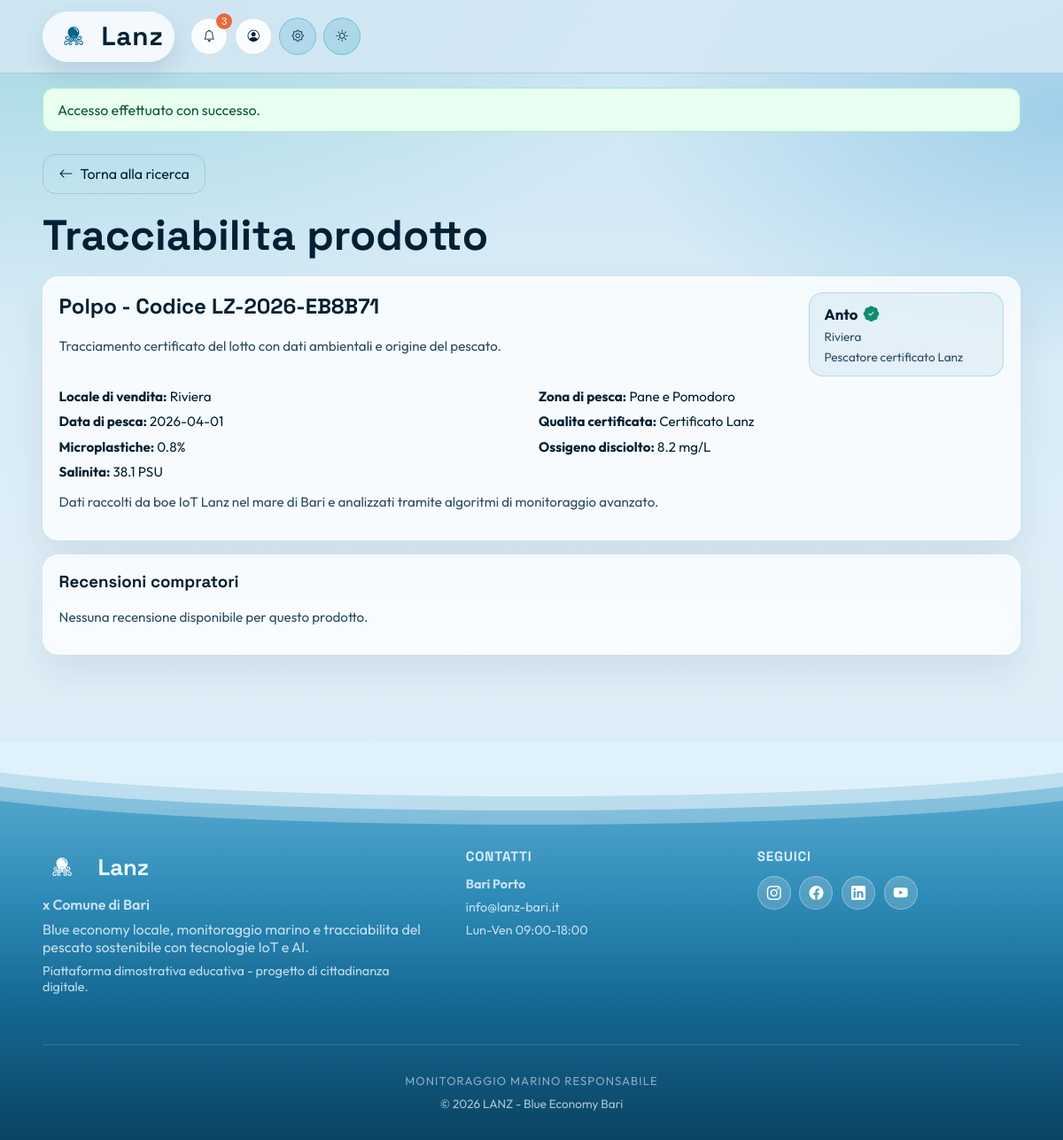
The app's page /product.php?code=LZ-2026-EB8B71 (signed in) with its own data.
### tables this page shows
CREATE TABLE products (
            id INTEGER PRIMARY KEY AUTOINCREMENT,
            code TEXT NOT NULL UNIQUE,
            fish_type TEXT NOT NULL,
            catch_area TEXT NOT NULL,
            catch_date TEXT NOT NULL,
            microplastics_percent REAL NOT NULL,
            dissolved_oxygen REAL NOT NULL,
            salinity REAL NOT NULL,
            quality_label TEXT NOT NULL,
            fisherman_id INTEGER, requester_name TEXT NOT NULL DEFAULT "", business_location TEXT NOT NULL DEFAULT "", source_request_id INTEGER,
            FOREIGN KEY (fisherman_id) REFERENCES users(id)
        );

CREATE TABLE users (
            id INTEGER PRIMARY KEY AUTOINCREMENT,
            full_name TEXT NOT NULL,
            username TEXT NOT NULL UNIQUE,
            email TEXT NOT NULL UNIQUE,
            password_hash TEXT NOT NULL,
            role TEXT NOT NULL CHECK (role IN ("compratore", "pescatore", "admin")),
            created_at TEXT NOT NULL DEFAULT CURRENT_TIMESTAMP
        );

### includes/auth.php (called while the page is built, shortened)
<?php
function e(string $value): string
{
    return htmlspecialchars($value, ENT_QUOTES, 'UTF-8');
}

### product.php (the view, shortened to what this page needs)
<?php
require_once __DIR__ . '/includes/config.php';
require_once __DIR__ . '/includes/auth.php';
$code = trim($_GET['code'] ?? '');
$product = null;
if ($code !== '') {
    $stmt = $pdo->prepare(
        'SELECT p.*, u.full_name AS fisherman_name
         FROM products p
         LEFT JOIN users u ON u.id = p.fisherman_id
         WHERE p.code = :code
         LIMIT 1'
    );
    $stmt->bindValue(':code', $code);
    $stmt->execute();
    $product = $stmt->fetch();
}
$isCertified = false;
if ($product) {
    $labelValue = (string) ($product['quality_label'] ?? '');
    $isCertified = stripos($labelValue, 'lanz') !== false || stripos($labelValue, 'certific') !== false;
}
$reviews = [];
if ($product) {
    $reviewsStmt = $pdo->prepare(
        'SELECT r.rating, r.comment, r.created_at, u.full_name AS buyer_name
         FROM reviews r
         JOIN users u ON u.id = r.buyer_id
         WHERE r.product_id = :product_id
         ORDER BY r.created_at DESC'
    );
    $reviewsStmt->bindValue(':product_id', (int) $product['id'], PDO::PARAM_INT);
    $reviewsStmt->execute();
    $reviews = $reviewsStmt->fetchAll();
}
require_once __DIR__ . '/includes/header.php';
?>
<section class="section container reveal">
    <a class="btn btn-ghost btn-back" href="buyer.php"><i class="bi bi-arrow-left"></i> Torna alla ricerca</a>
    <h1>Tracciabilita prodotto</h1>
    <?php if ($code === ''): ?>
        <div class="alert alert-error">Inserisci un codice prodotto valido.</div>
    <?php elseif (!$product): ?>
        <div class="alert alert-error">Nessun prodotto trovato per il codice <?= e($code) ?>.</div>
    <?php else: ?>
        <div class="card">
            <div class="product-header">
                <div>
                    <h2><?= e((string) $product['fish_type']) ?> - Codice <?= e((string) $product['code']) ?></h2>
                    <p class="helper-text">Tracciamento certificato del lotto con dati ambientali e origine del pescato.</p>
                </div>
                <div class="fisherman-badge">
                    <span class="fisherman-name">
                        <?= e((string) ($product['fisherman_name'] ?? 'N/D')) ?>
                        <?php if ($isCertified): ?>
                            <span class="cert-icon-inline" aria-label="Certificato Lanz"><i class="bi bi-patch-check-fill"></i></span>
                        <?php endif; ?>
                    </span>
                    <span class="fisherman-meta"><?= e((string) ($product['business_location'] ?? 'Attivita locale')) ?></span>
                    <span class="fisherman-meta"><?= $isCertified ? 'Pescatore certificato Lanz' : 'Pescatore verificato' ?></span>
                </div>
            </div>
            <div class="metrics-grid">
                <p><strong>Locale di vendita:</strong> <?= e((string) ($product['business_location'] ?? 'N/D')) ?></p>
                <p><strong>Zona di pesca:</strong> <?= e((string) $product['catch_area']) ?></p>
                <p><strong>Data di pesca:</strong> <?= e((string) $product['catch_date']) ?></p>
                <p><strong>Qualita certificata:</strong> <?= e((string) $product['quality_label']) ?></p>
                <p><strong>Microplastiche:</strong> <?= e((string) $product['microplastics_percent']) ?>%</p>
                <p><strong>Ossigeno disciolto:</strong> <?= e((string) $product['dissolved_oxygen']) ?> mg/L</p>
                <p><strong>Salinita:</strong> <?= e((string) $product['salinity']) ?> PSU</p>
            </div>
            <p class="helper-text">
                Dati raccolti da boe IoT Lanz nel mare di Bari e analizzati tramite algoritmi di monitoraggio avanzato.
            </p>
        </div>
        <div class="card review-card">
            <h3>Recensioni compratori</h3>
            <?php if (!$reviews): ?>
                <p class="helper-text">Nessuna recensione disponibile per questo prodotto.</p>
            <?php endif; ?>
        </div>
    <?php endif; ?>
</section>
<?php require_once __DIR__ . '/includes/footer.php'; ?>

### assets/css/styles.css (style rules this page uses)
:root { --bg: #d4e8f4; --ink: #022033; --ink-soft: #2a4c62; --brand: #0081c6; --brand-2: #00a3a5; --sand: #f4d7a0; --card: rgba(255, 255, 255, 0.78); --line: rgba(2, 32, 51, 0.14); --danger: #b42318; }
* { box-sizing: border-box; }
html, body { margin: 0; padding: 0; min-height: 100vh; width: 100%; overflow-x: clip; }
body { font-family: 'Outfit', sans-serif; color: var(--ink); background: var(--bg); overflow-x: clip; overscroll-behavior: none; display: flex; flex-direction: column; }
.container { width: min(1120px, 92vw); margin: 0 auto; }
h1, h2, h3 { font-family: 'Space Grotesk', sans-serif; margin-top: 0; }
h1 { font-size: clamp(2rem, 4vw, 3.2rem); margin-bottom: 1rem; }
.btn { border: none; cursor: pointer; font: inherit; text-decoration: none; display: inline-flex; align-items: center; justify-content: center; gap: 0.5rem; padding: 0.7rem 1.1rem; border-radius: 0.9rem; transition: transform 0.25s ease, box-shadow 0.25s ease, background 0.25s ease; }
.btn-ghost { background: transparent; color: var(--ink); border: 1px solid var(--line); }
.floating-card, .card, .form-card, .table-wrap { background: var(--card); border: 1px solid rgba(255, 255, 255, 0.5); box-shadow: 0 20px 40px rgba(3, 41, 67, 0.08); border-radius: 1.1rem; backdrop-filter: blur(6px); }
.section { padding: 1.6rem 0 2.1rem; }
.card { padding: 1.1rem; }
.metrics-grid { display: grid; grid-template-columns: repeat(2, minmax(0, 1fr)); gap: 0.6rem 1rem; margin-top: 0.8rem; }
.metrics-grid p { margin: 0; font-size: 0.95rem; }
.helper-text { color: var(--ink-soft); font-size: 0.95rem; }
.review-card { margin-top: 1rem; }
.btn-back { margin-bottom: 1rem; }
.product-header { display: flex; align-items: flex-start; justify-content: space-between; gap: 1.2rem; flex-wrap: wrap; }
.fisherman-badge { padding: 0.75rem 1rem; border-radius: 1rem; background: rgba(0, 119, 182, 0.08); border: 1px solid rgba(0, 119, 182, 0.2); display: grid; gap: 0.3rem; min-width: 220px; }
.fisherman-name { font-weight: 700; font-size: 1.05rem; display: inline-flex; align-items: center; gap: 0.4rem; }
.cert-icon-inline { color: #0f8d6f; font-size: 1.1rem; }
.fisherman-meta { font-size: 0.85rem; color: var(--ink-soft); }
.reveal { opacity: 0; transform: translateY(24px) scale(0.98); transition: opacity 0.65s ease, transform 0.65s ease; }
.reveal.show { opacity: 1; transform: none; }
.admin-page, .home-page, .buyer-page, .fisherman-page, .product-page { overflow-y: visible; }
.reveal { animation: none; }
.card, .form-card, .table-wrap, .stat-card, .notify-btn, .btn { transition: all 0.24s ease; }

### records on screen
products: fish_type "Polpo", code "LZ-2026-EB8B71", fisherman.full_name "Anto", business_location "Riviera", catch_area "Pane e Pomodoro", catch_date "2026-04-01", quality_label "Certificato Lanz", microplastics_percent "0.8", dissolved_oxygen "8.2", salinity "38.1"

### other values on screen
$quickUnreadCount "3"
$flash['message'] "Accesso effettuato con successo."
